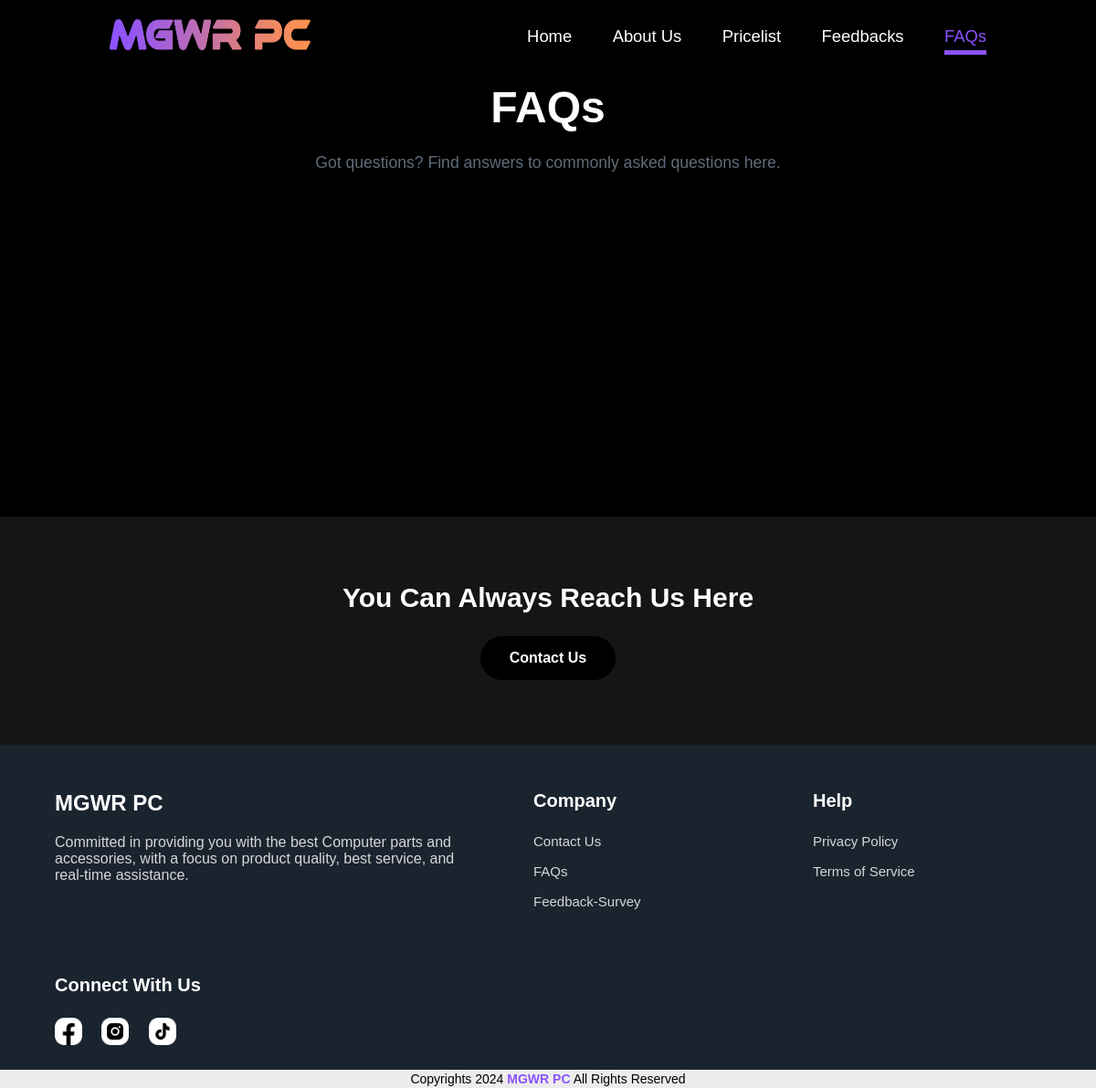
Page /customer-faqs.php on the earlier database version.
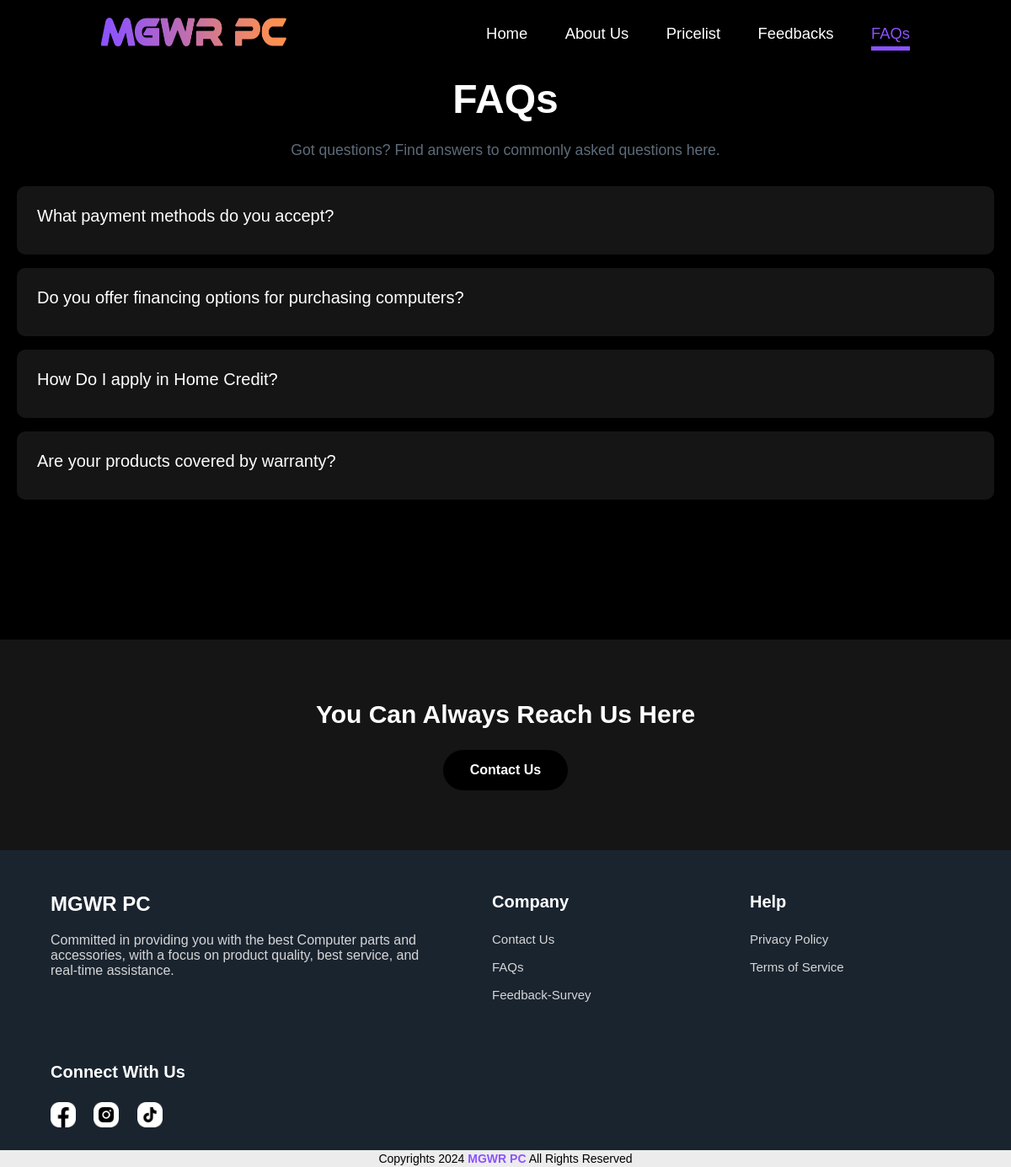
Same page on the later database version.
### tables this page shows
CREATE TABLE IF NOT EXISTS cms_faqs (
  id int NOT NULL,
  question varchar(1000) NOT NULL,
  answer varchar(1000) NOT NULL
);

### customer-faqs.php (the view, shortened to what this page needs)
<?php
    $servername = "localhost";
    $username = "root";
    $password = "";
    $dbname = "mgwrpcdtb";
    $conn = new mysqli($servername, $username, $password, $dbname);
?>
<!DOCTYPE html>
<html lang="en">
<head>
    <link rel="stylesheet" href="css/mainstyle.css">
    <link rel="stylesheet" href="css/customer-faqs.css">
    <link rel="stylesheet" href="https://unpkg.com/boxicons@latest/css/boxicons.min.css">
    <link href="https://unpkg.com/ionicons@4.5.10-0/dist/css/ionicons.min.css" rel="stylesheet">
</head>
<body class="contactBg">
    <header class="header">
        <a href="customer-home.php"><img src="Images/MGWR PC Logo.png" alt="" class="logo"></a>
        <nav class="navbar">
            <a href="customer-home.php" style="--i:0">Home</a>
            <a href="customer-aboutus.php" style="--i:1">About Us</a>
            <a href="customer-pricelist.html" style="--i:2">Pricelist</a>
            <a href="customer-feedback.php" style="--i:3">Feedbacks</a>
            <a class="active" href="customer-faqs.php" style="--i:4">FAQs</a>
        </nav>
    </header>
    <h1 class="heading" id="question">FAQs</h1>
    <p class="sentence1">Got questions? Find answers to commonly asked questions here.</p>
    <section class="faqs">
        <div class="container">
            <div class="list">
                <?php
                    $sql = "SELECT question, answer FROM cms_faqs";
                    $result = $conn->query($sql);
                    if ($result->num_rows > 0) {
                        while($row = $result->fetch_assoc()) {
                            echo '<div class="list-items">';
                            echo '<span class="list-link">';
                            echo htmlspecialchars($row["question"]);
                            echo '<i class="icon ion-md-add"></i>';
                            echo '</span>';
                            echo '</div>';
                        }
                    } else {
                        echo "0 results";
                    }
                ?>
            </div>
        </div>
    </section>
    <div class="contactus">
        <p>You Can Always Reach Us Here</p>
        <a class="btn-fdbck" id="leaveFeedbackBtn" href="customer-contact-us.php">Contact Us</a>
    </div>
    <footer class="footer">
        <div class="footer-content">
            <span class="logo2">MGWR PC</span>
            <p>Committed in providing you with the best Computer parts and accessories, with a focus on product quality, best service, and real-time assistance.</p>
        </div>
        <div class="footer-content">
            <h4>Company</h4>
            <ul>
                <li><a href="customer-contact-us.php">Contact Us</a></li>
                <li><a href="customer-faqs.php">FAQs</a></li>
                   <li><a href="customer-survey.php">Feedback-Survey</a></li>
            </ul>
        </div>
        <div class="footer-content">
            <h4>Help</h4>
            <ul>
                <li><a href="customer-privacy.html">Privacy Policy</a></li>
                <li><a href="customer-terms.html">Terms of Service</a></li>
            </ul>
        </div>
        <div class="footer-content">
            <h4>Connect With Us</h4>
            <div class="icons2">
                <a href="https://www.facebook.com/mgwrpc"><img src="Images/fbicon.png" alt=""></a>
                <a href="https://www.instagram.com/mgwrpc"><img src="Images/igicon.png" alt=""></a>
                <a href="https://www.tiktok.com/@mgwrpctrading"><img src="Images/tticon.png" alt=""></a>
            </div>
        </div>
    </footer>
    <div class="copyrights">
        <p>Copyrights 2024 <span>MGWR PC</span> All Rights Reserved</p>
    </div>
</body>
</html>

### css/mainstyle.css (style rules this page uses)
:root { --mgwrpcMain1: #8C52FF; --mgwrpcMain2: #FF914D; --black1: #000; --black2: #151515; --black3: #303030; --gray1: #222; --gray2: #333; --gray3: #444; --white1: #ffffff; --white2: #F2EFEB; --white3: #dddddd; --paracolor: #5e6c79; }
* { margin: 0; padding: 0; text-decoration: none; list-style: none; box-sizing: border-box; font-family: 'Poppins', sans-serif; }
body { min-height: 100vh; width: 100%; background: var(--black1); backdrop-filter: blur(18px); background-size: cover; background-position: center; }
.header { position: sticky; top: 0; left: 0; width: 100%; padding: 1.3rem 10%; display: flex; justify-content: space-between; align-items: center; z-index: 1000; }
.header::before { content: ''; position: absolute; top: 0; left: 0; width: 100%; height: 100%; background-color: rgba(0, 0, 0, 0.8); backdrop-filter: blur(10px); z-index: -1; }
.logo { width: 220px; height: auto; transition: 0.3s ease; cursor: pointer; }
.navbar a { font-size: 1.15rem; color: #fff; text-decoration: none; font-weight: 500; margin-left: 2.5rem; transition: 0.3s ease; }
.navbar .active { color: var(--mgwrpcMain1); position: relative; }
.navbar .active::after { content: ''; position: absolute; bottom: -10px; left: 0; width: 100%; height: 5px; background-color: var(--mgwrpcMain1); z-index: -1; cursor: default; }
footer { padding: 80px 13% 80px; }
.footer { display: grid; grid-template-columns: repeat(auto-fit, minmax(250px, auto)); gap: 3.5rem; background: #1a242f; position: relative; left: 0; right: 0; bottom: 0; }
.footer-content h4 { color: #fff; margin-bottom: 1.5rem; font-size: 20px; cursor: default; }
.footer-content li { margin-bottom: 16px; }
.icons2 a img { width: 30px; height: 30px; opacity: 1; transition: opacity 0.5s ease-in-out; }
.footer-content li a { display: block; color: #d6d6d6; font-size: 15px; font-weight: 400; transition: all 0.40s ease; }
.footer-content p { color: #d6d6d6; font-size: 16px; margin: 20px 0; cursor: default; }
.logo2 { font-size: 1.5rem; text-decoration: none; font-weight: 700; font-family: 'Ethnocentric', sans-serif; color: #ffffff; cursor: default; }
.icons2 a { display: inline-block; font-size: 28px; color: #d6d6d6; margin-right: 17px; transition: all 0.40s ease; }
@media (max-width: 1690px) { footer { padding: 50px 5% 40px; } }
.copyrights { text-align: center; background-color: #ececec; position: absolute; left: 0; right: 0; bottom: 0; padding: 1px 0; cursor: default; }
.copyrights p { font-size: 14px; padding: 1px 0 1px 0; text-align: center; }
.copyrights p span { background-color: var(--mgwrpcMain1); -webkit-background-clip: text; background-clip: text; color: transparent; font-weight: 600; }

Differences in the rows shown:
added cms_faqs: question "What payment methods do you accept?"
added cms_faqs: question "Do you offer financing options for purchasing computers?"
added cms_faqs: question "How Do I apply in Home Credit?"
added cms_faqs: question "Are your products covered by warranty?"
